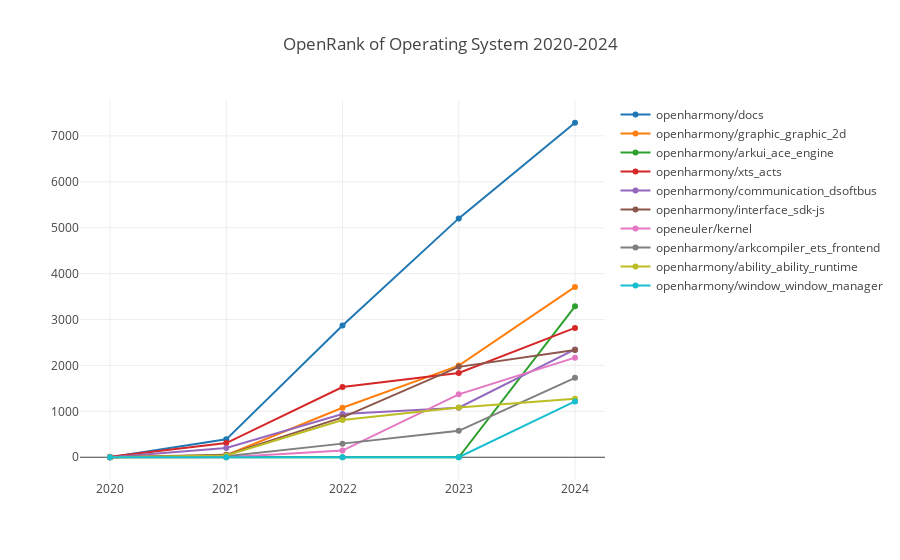

Write notebook code for a chart like this one.
### Markdown cell above
### 操作系统

### Code cell
processTechFieldData(':technology/operating_system', 'Operating System');

### Figure 1 — Plotly figure (JSON) as saved in the notebook; plotly's stock layout.template omitted (floating-point values rounded to 4 significant figures)
{"data": [{"name": "openharmony/docs", "x": [2020, 2021, 2022, 2023, 2024], "y": [0, 389.8, 2868.0, 5203.0, 7286.0]}, {"name": "openharmony/graphic_graphic_2d", "x": [2020, 2021, 2022, 2023, 2024], "y": [0, 44.26, 1078.0, 1996, 3709.0]}, {"name": "openharmony/arkui_ace_engine", "x": [2020, 2021, 2022, 2023, 2024], "y": [0, 0, 0, 0, 3288.0]}, {"name": "openharmony/xts_acts", "x": [2020, 2021, 2022, 2023, 2024], "y": [11.27, 309.2, 1528.0, 1834.0, 2818.0]}, {"name": "openharmony/communication_dsoftbus", "x": [2020, 2021, 2022, 2023, 2024], "y": [0, 201.8, 941.4, 1079.0, 2348.0]}, {"name": "openharmony/interface_sdk-js", "x": [2020, 2021, 2022, 2023, 2024], "y": [0, 52.68, 869.6, 1969.0, 2337.0]}, {"name": "openeuler/kernel", "x": [2020, 2021, 2022, 2023, 2024], "y": [0, 0, 145.6, 1370.0, 2169.0]}, {"name": "openharmony/arkcompiler_ets_frontend", "x": [2020, 2021, 2022, 2023, 2024], "y": [0, 23.3, 296.6, 575.5, 1729.0]}, {"name": "openharmony/ability_ability_runtime", "x": [2020, 2021, 2022, 2023, 2024], "y": [0, 36.52, 809.8, 1081.0, 1274.0]}, {"name": "openharmony/window_window_manager", "x": [2020, 2021, 2022, 2023, 2024], "y": [0, 0, 0, 0, 1215.0]}], "layout": {"autosize": true, "title": {"text": "OpenRank of Operating System 2020-2024"}, "xaxis": {"autorange": true, "range": [2020.0, 2024.0], "type": "linear"}, "yaxis": {"autorange": true, "range": [-601.3, 7887.0], "type": "linear"}}}
